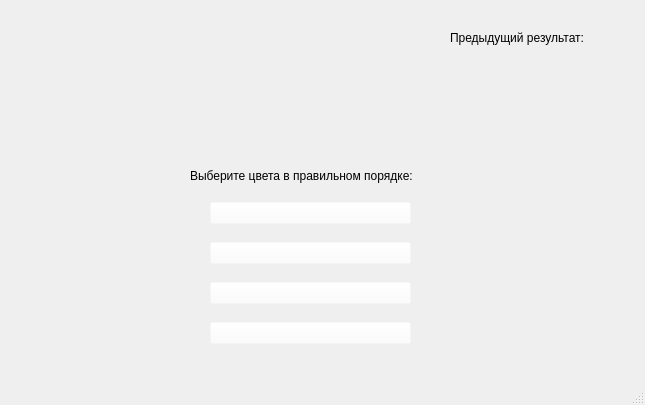
<?xml version="1.0" encoding="UTF-8"?>
<ui version="4.0">
 <class>MainWindow</class>
 <widget class="QMainWindow" name="MainWindow">
  <property name="geometry">
   <rect>
    <x>0</x>
    <y>0</y>
    <width>645</width>
    <height>405</height>
   </rect>
  </property>
  <property name="windowTitle">
   <string>Цвета (Средний)</string>
  </property>
  <widget class="QWidget" name="centralwidget">
   <widget class="QFrame" name="frame">
    <property name="geometry">
     <rect>
      <x>230</x>
      <y>10</y>
      <width>151</width>
      <height>151</height>
     </rect>
    </property>
    <property name="styleSheet">
     <string notr="true">background-color: rgba(255, 255, 255, 0);</string>
    </property>
    <property name="frameShape">
     <enum>QFrame::StyledPanel</enum>
    </property>
    <property name="frameShadow">
     <enum>QFrame::Raised</enum>
    </property>
   </widget>
   <widget class="QLabel" name="label">
    <property name="geometry">
     <rect>
      <x>190</x>
      <y>160</y>
      <width>241</width>
      <height>31</height>
     </rect>
    </property>
    <property name="styleSheet">
     <string notr="true">font: 10pt &quot;MS Shell Dlg 2&quot;;</string>
    </property>
    <property name="text">
     <string>Выберите цвета в правильном порядке:</string>
    </property>
   </widget>
   <widget class="QWidget" name="verticalLayoutWidget">
    <property name="geometry">
     <rect>
      <x>210</x>
      <y>190</y>
      <width>201</width>
      <height>170</height>
     </rect>
    </property>
    <layout class="QVBoxLayout" name="verticalLayout">
     <item>
      <widget class="QPushButton" name="pushButton_2">
       <property name="styleSheet">
        <string notr="true">background-color: rgba(255, 255, 255, 0);
</string>
       </property>
       <property name="text">
        <string/>
       </property>
      </widget>
     </item>
     <item>
      <widget class="QPushButton" name="pushButton_5">
       <property name="styleSheet">
        <string notr="true">background-color: rgba(255, 255, 255, 0);
</string>
       </property>
       <property name="text">
        <string/>
       </property>
      </widget>
     </item>
     <item>
      <widget class="QPushButton" name="pushButton_3">
       <property name="styleSheet">
        <string notr="true">background-color: rgba(255, 255, 255, 0);</string>
       </property>
       <property name="text">
        <string/>
       </property>
      </widget>
     </item>
     <item>
      <widget class="QPushButton" name="pushButton">
       <property name="styleSheet">
        <string notr="true">background-color: rgba(255, 255, 255, 0);
</string>
       </property>
       <property name="text">
        <string/>
       </property>
      </widget>
     </item>
    </layout>
   </widget>
   <widget class="QLabel" name="label_2">
    <property name="geometry">
     <rect>
      <x>450</x>
      <y>30</y>
      <width>171</width>
      <height>16</height>
     </rect>
    </property>
    <property name="styleSheet">
     <string notr="true">font: 11pt &quot;MS Shell Dlg 2&quot;;</string>
    </property>
    <property name="text">
     <string>Предыдущий результат:</string>
    </property>
   </widget>
   <widget class="QWidget" name="formLayoutWidget">
    <property name="geometry">
     <rect>
      <x>480</x>
      <y>50</y>
      <width>122</width>
      <height>301</height>
     </rect>
    </property>
    <layout class="QFormLayout" name="formLayout">
     <item row="2" column="0">
      <layout class="QHBoxLayout" name="horizontalLayout"/>
     </item>
     <item row="1" column="0">
      <layout class="QHBoxLayout" name="horizontalLayout_2"/>
     </item>
     <item row="0" column="0">
      <layout class="QHBoxLayout" name="horizontalLayout_3"/>
     </item>
    </layout>
   </widget>
   <widget class="QWidget" name="horizontalLayoutWidget_2">
    <property name="geometry">
     <rect>
      <x>10</x>
      <y>80</y>
      <width>118</width>
      <height>31</height>
     </rect>
    </property>
    <layout class="QHBoxLayout" name="horizontalLayout_6">
     <item>
      <widget class="QLabel" name="attempt">
       <property name="styleSheet">
        <string notr="true">font: 12pt &quot;MS Shell Dlg 2&quot;;</string>
       </property>
       <property name="text">
        <string/>
       </property>
      </widget>
     </item>
    </layout>
   </widget>
   <widget class="QWidget" name="horizontalLayoutWidget">
    <property name="geometry">
     <rect>
      <x>10</x>
      <y>40</y>
      <width>61</width>
      <height>31</height>
     </rect>
    </property>
    <layout class="QHBoxLayout" name="horizontalLayout_5">
     <item>
      <widget class="QLabel" name="score">
       <property name="styleSheet">
        <string notr="true">font: 12pt &quot;MS Shell Dlg 2&quot;;</string>
       </property>
       <property name="text">
        <string/>
       </property>
      </widget>
     </item>
    </layout>
   </widget>
  </widget>
  <widget class="QStatusBar" name="statusbar"/>
 </widget>
 <resources/>
 <connections/>
</ui>
